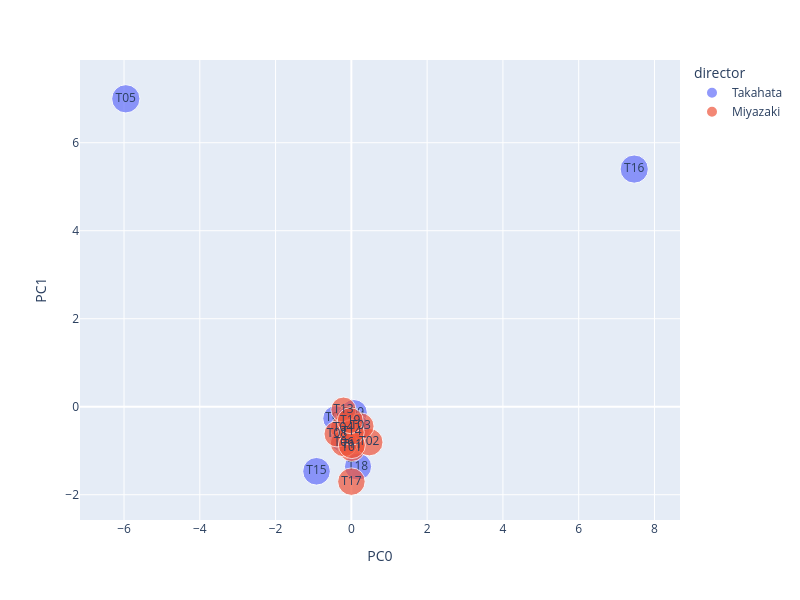

Here is the notebook cell this chart was saved with:
### Code cell
TCM['director'] = TOPIC_DIRECTOR[['Miyazaki', 'Takahata']].idxmax(axis=1)
TCM['top_terms'] = TOPICS['top_terms']

px.scatter(
    TCM.reset_index(),
    x='PC0', y='PC1',
    size='mean_weight',
    color='director',
    text='topic_id',
    hover_data={'top_terms': True, 'mean_weight': ':.4f', 'PC0': False, 'PC1': False},
    height=600,
    width=800
)

### Figure 1 — Plotly figure (JSON) as saved in the notebook; plotly's stock layout.template omitted (floating-point values rounded to 4 significant figures)
{"data": [{"customdata": [["humans school job transformation luck", 0.04535], ["time water war days round", 0.05567], ["forest course lady spell door", 0.0482], ["right day eyes ones family", 0.04991], ["home people stop person castle", 0.04989], ["raccoons place hurry boat minute", 0.05141], ["thanks trees mom gold flowers", 0.05323], ["way princess wait idea spirit", 0.05546], ["heart raccoon town stone hands", 0.0514]], "hovertemplate": "director=Takahata<br>mean_weight=%{customdata[1]:.4f}<br>topic_id=%{text}<br>top_terms=%{customdata[0]}<extra></extra>", "legendgroup": "Takahata", "marker": {"color": "#636efa", "size": [0.04535, 0.05567, 0.0482, 0.04991, 0.04989, 0.05141, 0.05323, 0.05546, 0.0514], "sizemode": "area", "sizeref": 0.0001392, "symbol": "circle"}, "mode": "markers+text", "name": "Takahata", "orientation": "v", "showlegend": true, "text": ["T00", "T05", "T07", "T09", "T10", "T12", "T15", "T16", "T18"], "type": "scatter", "x": [-0.4187, -5.953, -0.2154, 0.06854, -0.05167, 0.1341, -0.9194, 7.466, 0.1765], "xaxis": "x", "y": [-0.2657, 6.998, -0.7417, -0.1397, -0.2874, -0.4885, -1.467, 5.402, -1.36], "yaxis": "y"}, {"customdata": [["girl work father trouble plane", 0.05248], ["thing man things care oh", 0.05242], ["look today mountain power use", 0.04972], ["wind everybody sea morning problem", 0.04599], ["matter house boy face ohh", 0.05075], ["help years pig head hand", 0.04746], ["world wah night child hey", 0.05084], ["money engine sister thank words", 0.04408], ["huff food country okay room", 0.04605], ["ah ship mother witch hospital", 0.05268], ["ha life ahh baby ponyo", 0.047]], "hovertemplate": "director=Miyazaki<br>mean_weight=%{customdata[1]:.4f}<br>topic_id=%{text}<br>top_terms=%{customdata[0]}<extra></extra>", "legendgroup": "Miyazaki", "marker": {"color": "#EF553B", "size": [0.05248, 0.05242, 0.04972, 0.04599, 0.05075, 0.04746, 0.05084, 0.04408, 0.04605, 0.05268, 0.047], "sizemode": "area", "sizeref": 0.0001392, "symbol": "circle"}, "mode": "markers+text", "name": "Miyazaki", "orientation": "v", "showlegend": true, "text": ["T01", "T02", "T03", "T04", "T06", "T08", "T11", "T13", "T14", "T17", "T19"], "type": "scatter", "x": [0.00813, 0.4735, 0.247, -0.2166, -0.1988, -0.3781, 0.0132, -0.2088, 0.0008822, 0.001618, -0.029], "xaxis": "x", "y": [-0.9336, -0.8052, -0.4429, -0.4832, -0.8303, -0.6184, -0.8715, -0.06524, -0.581, -1.702, -0.3167], "yaxis": "y"}], "layout": {"height": 600, "legend": {"itemsizing": "constant", "title": {"text": "director"}, "tracegroupgap": 0}, "margin": {"t": 60}, "width": 800, "xaxis": {"anchor": "y", "domain": [0, 1], "title": {"text": "PC0"}}, "yaxis": {"anchor": "x", "domain": [0, 1], "title": {"text": "PC1"}}}}
